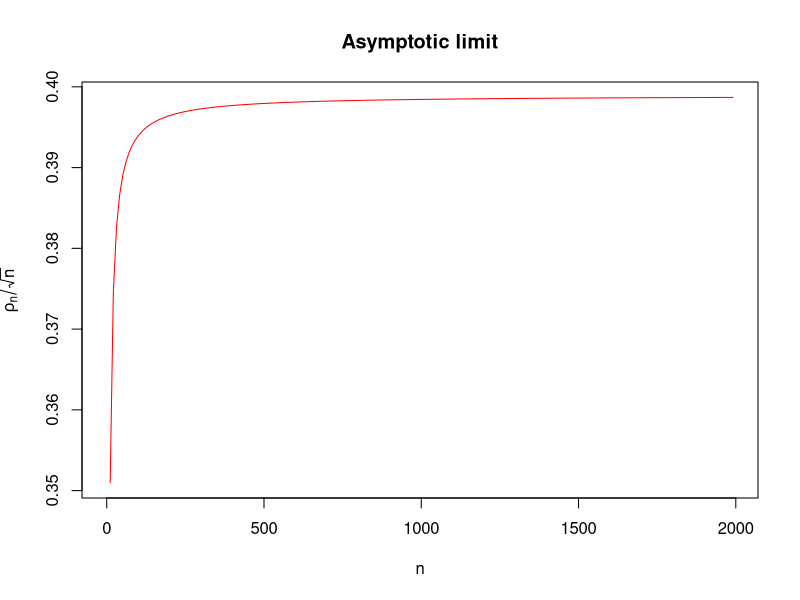

This figure's R source:
## ---- chunk 1
knitr::opts_chunk$set(echo = TRUE)
## ---- chunk 2
gamma_compute <- function(n){
  rho <- gamma((n-1)/2) / (gamma(1/2) * gamma((n-2)/2))
  return(rho)
}
## ---- chunk 3
gamma_compute(2000)
## ---- chunk 4
gamma_compute_large <- function(n){
  log_result <-lgamma((n - 1) / 2) - lgamma(1 / 2) - lgamma((n - 2) / 2)
  return(exp(log_result))
}

gamma_compute_large(2000)
## ---- chunk 5
N <- seq(1,2000, by = 10)

plot(N, gamma_compute_large(N)/sqrt(N), type = "l", col = "red", ylab = expression(rho[n]/sqrt(n)), xlab = "n", main = "Asymptotic limit")
#curve(log(x), add = TRUE, col="blue")
## ---- chunk 6
kwtest <- function (x, g, ...) 
{
    if (is.list(x)) {
        if (length(x) < 2L) 
            stop("'x' must be a list with at least 2 elements")
        if (!missing(g)) 
            warning("'x' is a list, so ignoring argument 'g'")
        if (!all(sapply(x, is.numeric))) 
            warning("some elements of 'x' are not numeric and will be coerced to numeric")
        k <- length(x)
        l <- lengths(x)
        if (any(l == 0L)) 
            stop("all groups must contain data")
        g <- factor(rep.int(seq_len(k), l))
        x <- unlist(x)
    }
    else {
        if (length(x) != length(g)) 
            stop("'x' and 'g' must have the same length")
        g <- factor(g)
        k <- nlevels(g)
        if (k < 2L) 
            stop("all observations are in the same group")
    }
    n <- length(x)
    if (n < 2L) 
        stop("not enough observations")
    r <- rank(x)
    TIES <- table(x)
    STATISTIC <- sum(tapply(r, g, sum)^2/tapply(r, g, length))
    STATISTIC <- ((12 * STATISTIC/(n * (n + 1)) - 3 * (n + 1))/(1 - 
        sum(TIES^3 - TIES)/(n^3 - n)))
    PARAMETER <- k - 1L
    PVAL <- pchisq(STATISTIC, PARAMETER, lower.tail = FALSE)
    names(STATISTIC) <- "Kruskal-Wallis chi-squared"
    names(PARAMETER) <- "df"
    RVAL <- list(statistic = STATISTIC, parameter = PARAMETER, 
        p.value = PVAL, method = "Kruskal-Wallis rank sum test")
    return(RVAL)
}
## ---- chunk 7
set.seed(1234)
m <- 1000 # number of repetitions
n <- 50   # number of individuals
X <- matrix(rt(m * n, df = 10), nrow = m)
grp <- rep(1:3, c(20, 20, 10))
